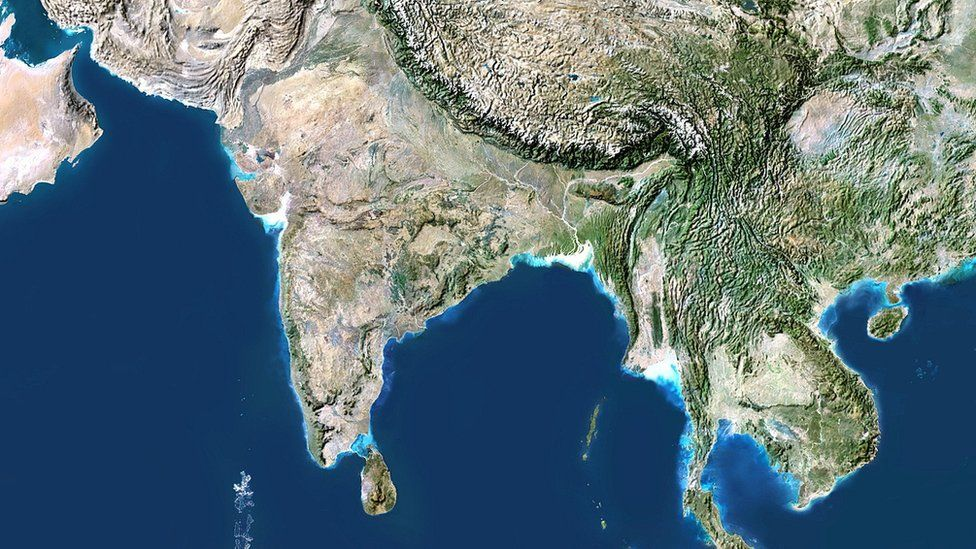
#> input picture Cylindrical Mercator Projection/sample_large.jpg, 976 x 549 px
$ python test.py
#> lines starting #> are read from the running program, lines starting #| are printed output that depends on the picture
### Cylindrical Mercator Projection/projection.py
# import for type hinting and type checking
from typing import *

# third party libraries
import cv2
import numpy as np

# todo: optimize
# todo: implement datum
"""
for sake of simplicity we will be considering a spherical surface
:var widthScale: width of image wrt to an unit irrespective of pixel density
:var heightScale: height of image wrt to an unit irrespective of pixel density
"""


class Image:  # custom class for storing image and its properties
    def __init__(self, array: Union[List, np.ndarray], widthScale: float, heightScale: float):
        self.image = np.array(array)
        self.ws = widthScale
        self.hs = heightScale

        self.px = self.ws / self.image.shape[0]  # width per pixel wrt unit
        self.py = self.hs / self.image.shape[1]  # height per pixel wrt unit

    @staticmethod
    def fromFile(fileName, *args, **kwargs):
#> called with fileName = 'sample_large.jpg'
        return Image(cv2.imread(fileName), *args, **kwargs)
#> in __init__, self.image is the input picture: shape (549, 976, 3); mean B, G, R 121.4, 112, 91

    # [6 lines left out: function show, not called in this run]


# todo: take variable sized images
class ImageCluster:
    def __init__(self, imagesArray: List[List[Image]], perWidthScale, perHeightScale, imageShape):
#> called with perWidthScale = 4000, perHeightScale = 3000, imageShape = (549, 976, 3)
        self.imArray = np.array(imagesArray)
        self.ws, self.hs = self.imArray.shape[1] * perWidthScale, self.imArray.shape[0] * perHeightScale

        self.avgShape = np.array([0, 0])
        x = y = None
        for y, im in enumerate(self.imArray):
            shapesy = np.array([0, 0])
            for x, i in enumerate(im):
                assert [i.ws, i.hs] == [perWidthScale, perHeightScale], "Distance scales mis-match"
                assert i.image.shape == imageShape, "Image shape mis-match"
                shapesy += i.image.shape[:2]
            self.avgShape += shapesy // (x + 1)
#> after the loop, self.avgShape = [549, 976]
        self.avgShape = self.avgShape // (y + 1)

    # [14 lines left out: function show, not called in this run]


class Projector:
    def __init__(self, radius):
        """
        :param radius: radius of the spherical surface(datum) which is being projected from
        """
        self.radius = radius

    def projectToCylinder(self, imageCluster: ImageCluster, yOffsetAngle: float = 0) -> Image:
        """
        :param imageCluster: instance of the class ImageCluster to be projected
        :param yOffsetAngle: initial latitude for projection
        :return: instance of the class Image after projected to the cylinder
        """
#> called with yOffsetAngle = 27
        yOffsetAngle = float(np.radians(yOffsetAngle))
        theta = np.array(imageCluster.hs / self.radius)  # range of the latitude angles for the given imageCluster

        fullImage = []
        for y, im in enumerate(imageCluster.imArray):
            newImageX = []
            for x, i in enumerate(im):
                newImageX.append(i.image)
            fullImage.append(np.concatenate(newImageX, axis=1))
#> after the loop, fullImage = 1 item
        fullImage = np.concatenate(fullImage)  # stitched image of all the part images

        return Image(self.projectImg(fullImage, yOffsetAngle, theta + yOffsetAngle)[::-1].astype(np.uint8), 0, 0)

    @staticmethod
    def projectImg(img: np.ndarray, thetaStart: float, thetaEnd: float) -> np.ndarray:
        """
        :param img: numpy array of the image to be project
        :param thetaStart: latitude initial angle
        :param thetaEnd: latitude max angle for the image
        :return: numpy array of projected image
        """
#> called with thetaStart = 0.471, thetaEnd = 0.94
        thetaStep = (thetaEnd - thetaStart) / img.shape[0]  # the latitude range per pixel of the image
#> thetaStep = 0.000854
        thetaPixel = np.arange(start=thetaStart, stop=thetaEnd, step=thetaStep)  # all the latitude angle for the pixels
#> thetaPixel = 549 values from 0.471 to 0.939
        projectionStretch = 1 / np.cos(thetaPixel)  # gives the projection ratio of the pixel on the cylinder
#> projectionStretch = 549 values from 1.12 to 1.69
        pixelWidth = int(max(img.shape[1] * projectionStretch))
#> pixelWidth = 1652

        """
        algorithm concept:
            - iterate through all the rows and resize the width with its ratio
            - add new rows based on the ratio, the fraction of the ratio is carried to the next row wrt its fraction,
              the carry row is then added with the next row wrt the remaining fraction to be filled
        """
        newImg = []
        carryRow = np.zeros(img.shape[1:]), 0
        for row, stretch in zip(img[::-1], projectionStretch):
            fillRow = 1 - carryRow[1]
            carryStretch = stretch - fillRow
            newRows = [carryRow[0] + row * fillRow]
            if int(carryStretch):
                newRows.extend(np.tile(row, (int(carryStretch), 1, 1)))
            newRows = np.array(newRows)
            carryStretch -= int(carryStretch)
            carryRow = (row * carryStretch), carryStretch
            newRows = cv2.resize(newRows, (int(newRows.shape[1] * stretch), newRows.shape[0]))
            extraLen = pixelWidth - newRows.shape[1]
            # add empty pixels to fill till the max width of the image to make a rect image
            newRows = np.pad(newRows, ((0, 0), (done := extraLen // 2, extraLen - done), (0, 0)),
                             'constant', constant_values=0)
            newImg.extend(newRows)
#> this loop made 549 passes
#> (stretch, fillRow, carryStretch, extraLen) on passes 1 to 3: (1.12, 1, 0.122, 557), (1.12, 0.878, 0.245, 557), (1.12, 0.755, 0.368, 556)
#> after the loop, newImg = 737 items

        return np.array(newImg)
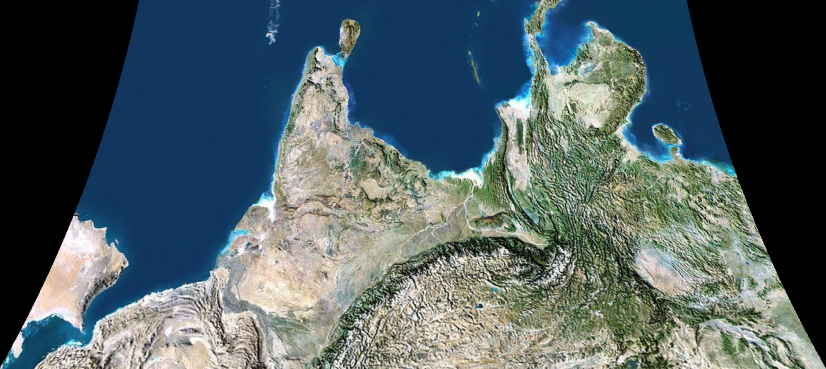
#> returned value: shape (737, 1652, 3) float64 (shown at 1/2 size); mean of channels 0, 1, 2 100.5, 96.2, 81.7; drawn as B, G, R

### Cylindrical Mercator Projection/test.py
import cv2

import projection


def fun():
    im1 = projection.Image.fromFile('sample_large.jpg', 4000, 3000)
    imc = projection.ImageCluster([[im1]*1]*1, im1.ws, im1.hs, im1.image.shape)
    prj = projection.Projector(radius=6400)
    Im2 = prj.projectToCylinder(imc, 27)
#> call 2 of __init__, with widthScale = 0, heightScale = 0
#> in __init__ (call 2), `self.image = np.array(array)`:
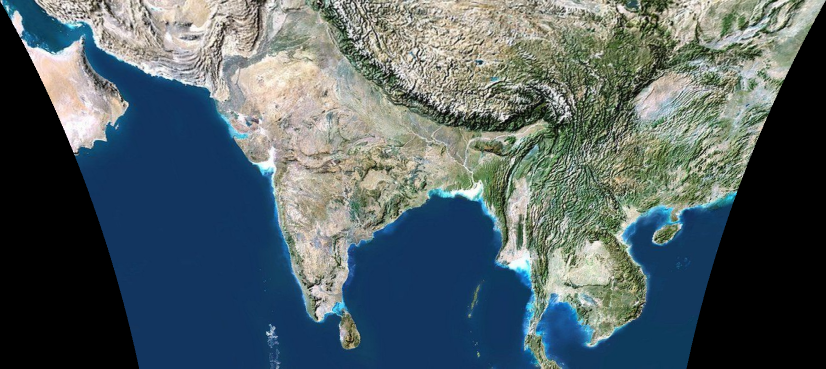
#> self.image: shape (737, 1652, 3) (shown at 1/2 size); mean of channels 0, 1, 2 100.2, 95.9, 81.4; drawn as B, G, R


# cp.run("fun()")
fun()

$ run again, with Cylindrical Mercator Projection/im.jpg copied over Cylindrical Mercator Projection/sample_large.jpg
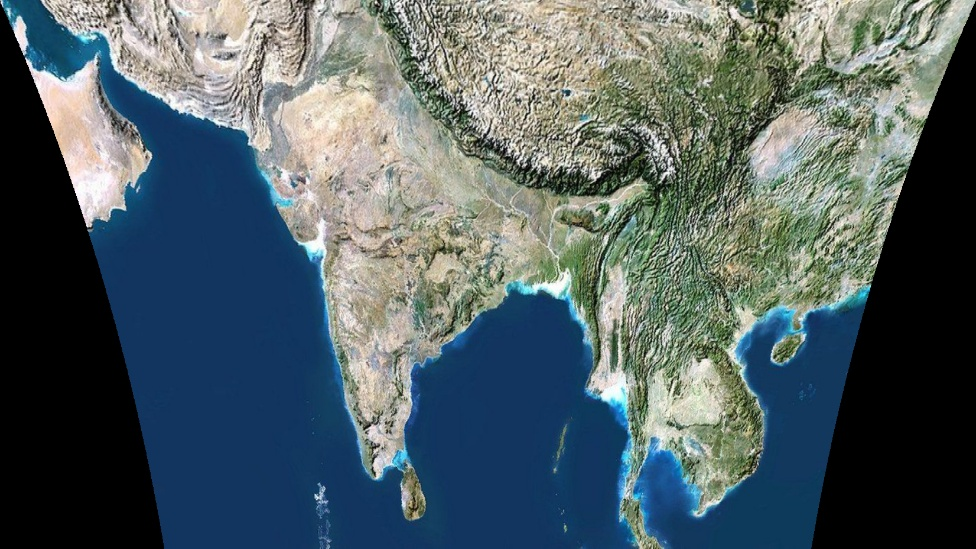
#> input picture Cylindrical Mercator Projection/im.jpg, 976 x 549 px
#> in __init__, self.image is the input picture: shape (549, 976, 3); mean B, G, R 100.1, 95.8, 81.3
#> after the loop in projectToCylinder, `for y, im in enumerate(imageCluster.imArray):`: fullImage = 1 item
#> thetaStep = 0.000854
#> thetaPixel = 549 values from 0.471 to 0.939
#> projectionStretch = 549 values from 1.12 to 1.69
#> pixelWidth = 1652
#> the loop in projectImg, `for row, stretch in zip(img[::-1], projectionStretch):` made 549 passes
#> (stretch, fillRow, carryStretch, extraLen) on passes 1 to 3: (1.12, 1, 0.122, 557), (1.12, 0.878, 0.245, 557), (1.12, 0.755, 0.368, 556)
#> after the loop in projectImg, `for row, stretch in zip(img[::-1], projectionStretch):`: newImg = 737 items
#> in projectImg, `return np.array(newImg)`:
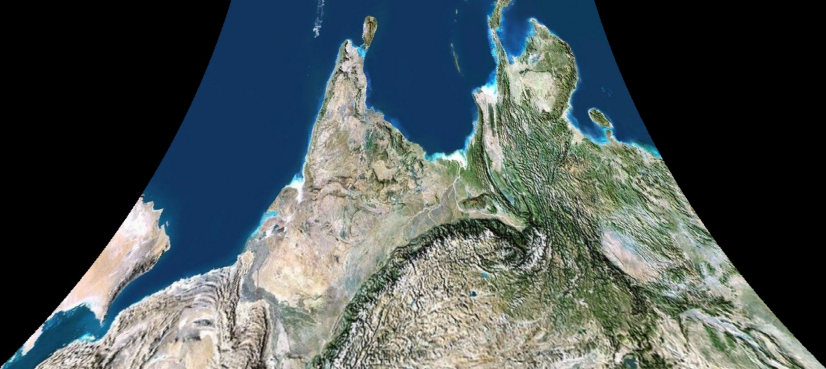
#> returned value: shape (737, 1652, 3) float64 (shown at 1/2 size); mean of channels 0, 1, 2 85.3, 84.2, 74.2; drawn as B, G, R
#> in __init__ (call 2), `self.image = np.array(array)`:
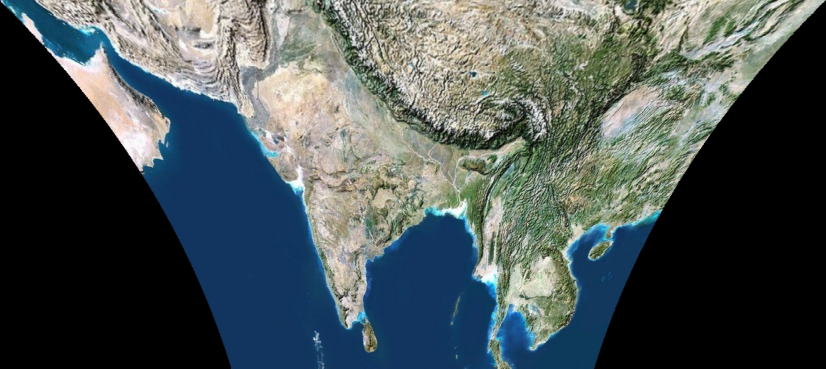
#> self.image: shape (737, 1652, 3) (shown at 1/2 size); mean of channels 0, 1, 2 85, 83.9, 73.9; drawn as B, G, R
